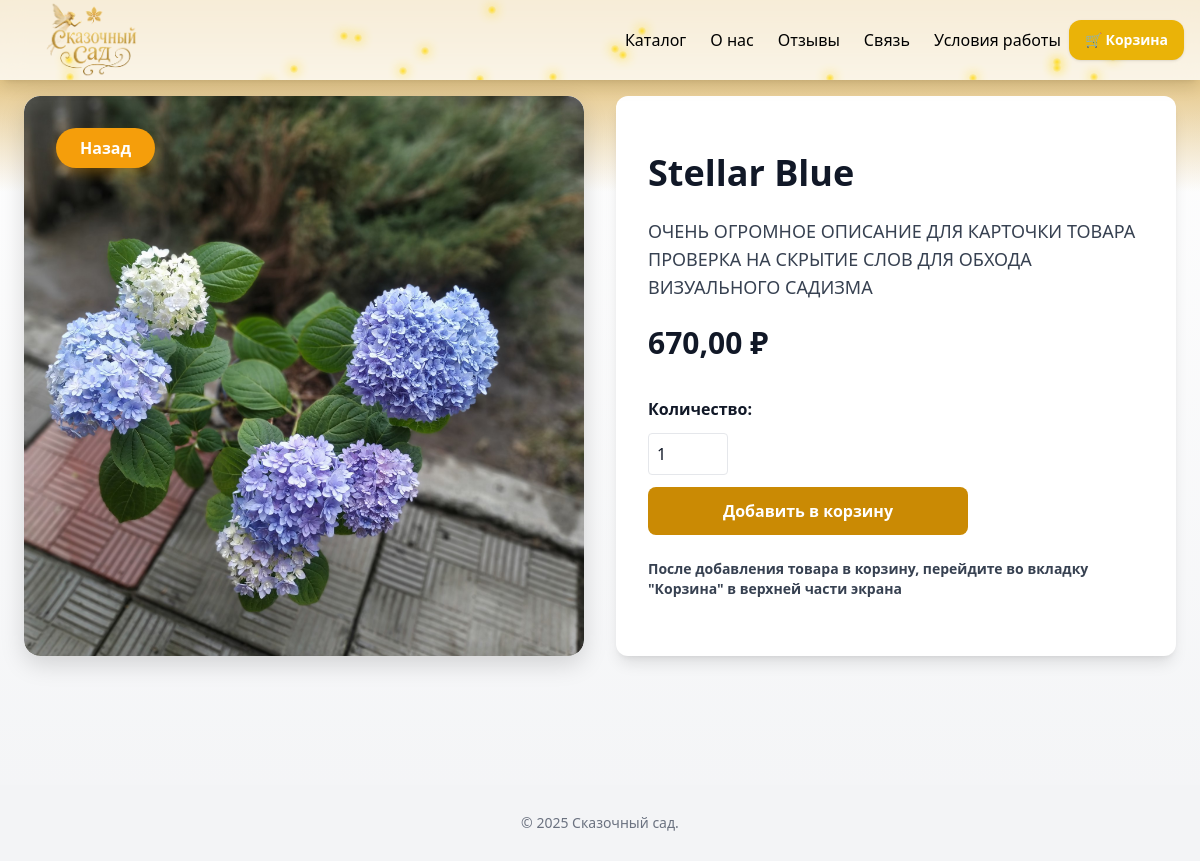
The page /catalog/14/ on the database as committed earlier.
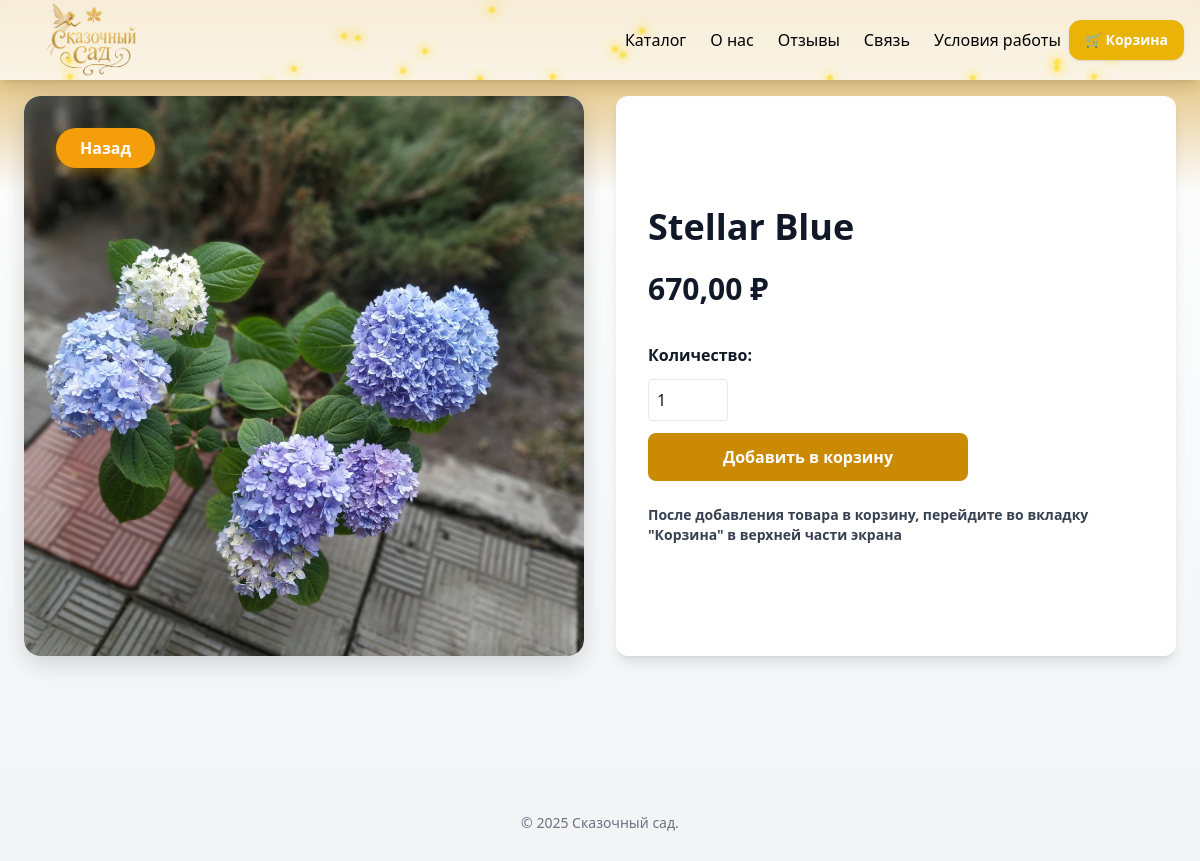
The same page on the database as committed later.
### flowers/models.py (models this page shows, shortened)
class Flower(models.Model):
    name = models.CharField("Название", max_length=200)
    category = models.ForeignKey(Category, on_delete=models.CASCADE, related_name="flowers", verbose_name="Категория")
    price = models.DecimalField("Цена", max_digits=10, decimal_places=2)
    image = models.ImageField("Фото", upload_to="flowers/")
    in_stock = models.BooleanField(default=True, verbose_name='В наличии')
    description = models.TextField("Описание", blank=True)
    class Meta:
        verbose_name = "Карточка товара"
        verbose_name_plural = "Карточки товаров"

### flowers/views.py (the view)
# urls.py: path('catalog/<int:pk>/', flower_detail, name='flower_detail'),
def flower_detail(request, pk):
    flower = get_object_or_404(Flower, pk=pk)
    cart = request.session.get('cart', {})
    cart_ids = [int(k) for k in cart.keys()]
    return render(request, 'flowers/detail.html', {'flower': flower, 'cart_ids': cart_ids})

### flowers/templates/flowers/detail.html (shortened to what the changed rows need)
{% load static %}
<!DOCTYPE html>
<html lang="ru" class="scroll-smooth">
<head>
  <script src="https://cdn.tailwindcss.com"></script>
</head>
<body class="flex flex-col min-h-screen bg-gradient-to-b from-white to-gray-100 text-gray-900 font-sans">
  <div class="block">
    <main class="max-w-7xl mx-auto px-4 sm:px-6 pt-4 pb-16 flex flex-col lg:flex-row gap-8 relative z-10 text-gray-900">
      <div class="w-full lg:w-1/2 flex justify-center">
        <div class="photo-container">
          <div class="photo-aspect">
            {% if flower.image %}
              <img src="{{ flower.image.url }}" alt="{{ flower.name }}" />
            {% else %}
              <div class="no-image flex items-center justify-center text-gray-400 text-lg">
                Нет изображения
              </div>
            {% endif %}
          </div>
        </div>
      </div>
      <div class="w-full lg:w-1/2 flex justify-center">
        <div class="bg-white rounded-xl shadow-lg p-4 sm:p-6 md:p-8 flex flex-col justify-center w-full">
          <div class="product-details space-y-4 sm:space-y-6">
            <h1 class="text-xl sm:text-2xl md:text-4xl font-extrabold text-gray-900">{{ flower.name }}</h1>
            <p class="text-sm sm:text-base md:text-lg text-gray-700 leading-relaxed">{{ flower.description }}</p>
            <div class="text-lg sm:text-xl md:text-3xl font-bold text-gray-900">{{ flower.price }} ₽</div>
            <form id="cart-form-{{ flower.id }}" class="flex flex-col space-y-3 max-w-xs">
              <label for="quantity-input-{{ flower.id }}" class="font-semibold text-gray-900 text-sm sm:text-base">Количество:</label>
              <input id="quantity-input-{{ flower.id }}" name="quantity" type="number" min="1" value="1"
                     class="p-2 border rounded text-gray-900 w-20 text-sm sm:text-base"
                     {% if flower.id in cart_ids %} disabled {% endif %}/>
              <button type="button" id="add-btn-{{ flower.id }}"
                      class="{% if flower.id in cart_ids %}bg-gray-400{% else %}bg-yellow-600 hover:bg-yellow-700{% endif %}
                             text-white py-2 sm:py-3 rounded-lg font-semibold w-full transition text-sm sm:text-base"
                      onclick="toggleCart({{ flower.id }})">
                {% if flower.id in cart_ids %}
                  Добавлено (убрать)
                {% else %}
                  Добавить в корзину
                {% endif %}
              </button>
            </form>
            <p class="font-semibold text-gray-700 text-xs sm:text-sm mt-2">
              После добавления товара в корзину, перейдите во вкладку "Корзина" в верхней части экрана
            </p>
          </div>
        </div>
      </div>
    </main>
  </div>
</body>
</html>

Rows that differ between the two databases and show on the page:
changed Flower "Stellar Blue": description "ОЧЕНЬ ОГРОМНОЕ ОПИСАНИЕ ДЛЯ КАРТОЧКИ ТОВАРА ПРОВЕРКА НА СКРЫТИЕ СЛОВ ДЛЯ ОБХОДА ВИЗУАЛЬНОГО САДИЗМА" → (not shown)
